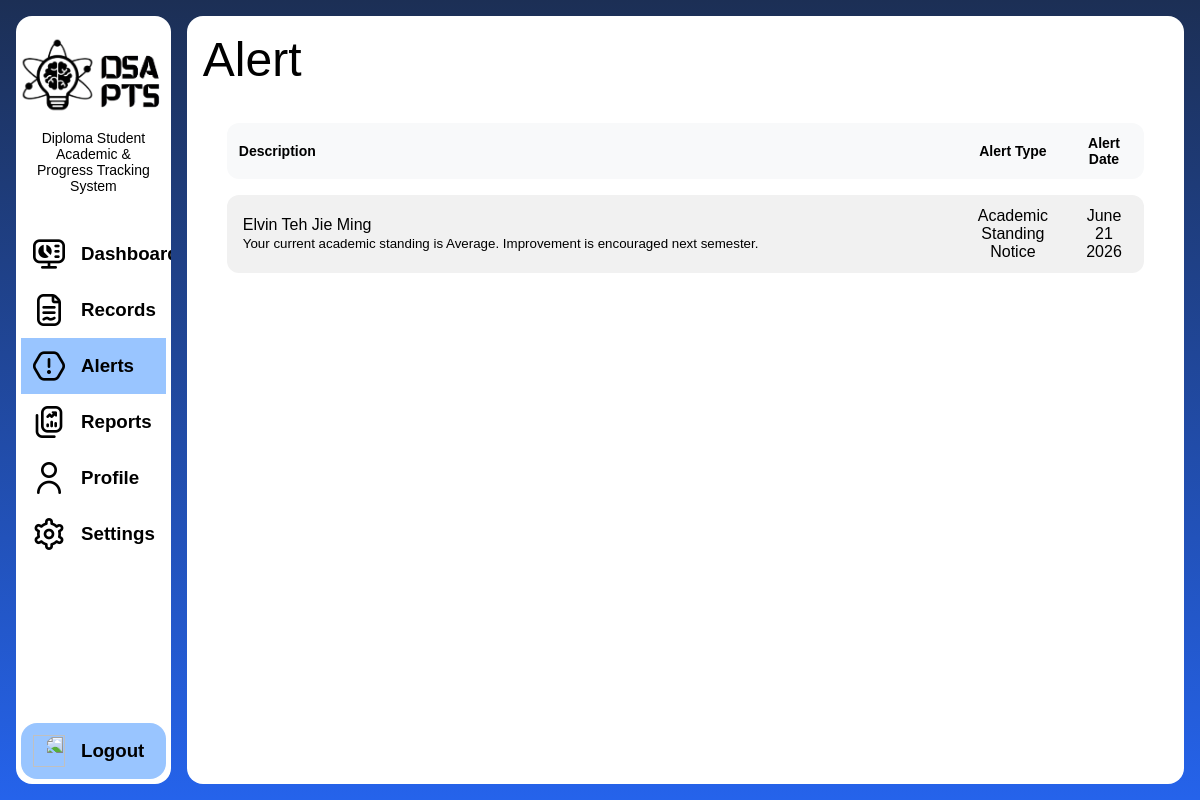
The page /student/student-alerts.php (signed in) on the database its author committed.
### tables this page shows
CREATE TABLE `alert` (
  `alert_id` int(11) NOT NULL,
  `message` text NOT NULL,
  `alert_type` varchar(50) DEFAULT NULL,
  `date_sent` date NOT NULL,
  `user_id` int(11) DEFAULT NULL
);

CREATE TABLE `user` (
  `user_id` int(11) NOT NULL,
  `login_id` varchar(10) NOT NULL,
  `name` varchar(100) NOT NULL,
  `email` varchar(100) NOT NULL,
  `password` varchar(255) NOT NULL,
  `profile_picture` varchar(255) DEFAULT NULL,
  `address` varchar(255) DEFAULT NULL,
  `phone_number` varchar(20) DEFAULT NULL
);

### models/functions.php (called while the page is built, shortened)
<?php
function getStudentByLoginId($conn, $login_id)
{
    $result = $conn->query("
        SELECT student.*, user.*
        FROM student
        INNER JOIN user ON student.user_id = user.user_id
        WHERE user.login_id = '$login_id'
        LIMIT 1
    ");
    return $result ? $result->fetch_assoc() : null;
}

### student/student-alerts.php (the view, shortened to what this page needs)
<!DOCTYPE html>
<html lang="en">
<head>
  <link rel="stylesheet" href="../style/layout.css">
  <link rel="stylesheet" href="../style/student.css">
  <link rel="stylesheet" href="../style/advisor.css">
  <link rel="stylesheet" href="../style/admin.css">
  <link rel="stylesheet" href="../style/styles.css">
</head>
<body class="page-body main-gradient-bg">
  <?php
  include("components/sidebar-student.php");
  include("../models/functions.php");
  $loginId = $_SESSION['uid'];
  $student = getStudentByLoginId($conn, $loginId);
  $userId = $student['user_id'];
  $result = $conn->query("
    SELECT alert.*
    FROM alert
    WHERE alert.user_id = '$userId'
    ORDER BY alert.date_sent DESC
  ");
  $alerts = [];
  if ($result) {
    while ($row = $result->fetch_assoc()) {
      $alerts[] = $row;
    }
  }
  ?>
  <main class="main-content main-rounded">
    <h1 class="content-title">Alert</h1>
    <main class="content">
      <table>
        <thead>
          <tr>
            <th class="name-col">Description</th>
            <th class="action">Alert Type</th>
            <th class="action">Alert Date</th>
          </tr>
        </thead>
        <tbody>
          <?php if (empty($alerts)): ?>
            <tr>
              <td colspan="3" style="text-align:center;">No alerts found.</td>
            </tr>
          <?php else: ?>
            <?php foreach ($alerts as $a): ?>
              <tr>
                <td class="name-col">
                  <?php echo htmlspecialchars($student['name']); ?>
                  <br><small><?php echo htmlspecialchars($a['message']); ?></small>
                </td>
                <td><?php echo htmlspecialchars($a['alert_type']); ?></td>
                <td><?php echo date("F d Y", strtotime($a['date_sent'])); ?></td>
              </tr>
            <?php endforeach; ?>
          <?php endif; ?>
        </tbody>
      </table>
    </main>
  </main>
</body>
</html>

### style/layout.css (style rules this page uses)
html, body { height: 100%; margin: 0; }
*, *::before, *::after { box-sizing: border-box; }
.page-body { display: flex; min-height: 100vh; margin: 0; overflow: hidden; }
.main-gradient-bg { background-image: linear-gradient(#1c2f55, #2563eb); }
.main-rounded { display: flex; flex-direction: column; align-items: center; background-color: #fff; margin: 16px; border-radius: 16px; min-height: 0; overflow: hidden; }
table { width: 100%; border-collapse: separate; border-spacing: 0px 16px; }
thead th { background-color: #f8f9fa; padding: 12px; text-align: center; font-size: 14px; font-weight: bold; }
thead th:first-child { border-top-left-radius: 12px; border-bottom-left-radius: 12px; }
thead th:last-child { border-top-right-radius: 12px; border-bottom-right-radius: 12px; }
tbody td { background: #f1f1f1; padding: 12px 16px; text-align: center; color: black; }
tbody td:first-child { border-top-left-radius: 12px; border-bottom-left-radius: 12px; }
tbody td:last-child { border-top-right-radius: 12px; border-bottom-right-radius: 12px; }
.main-content { flex: 1; align-items: start; padding: 16px; min-height: 0; overflow-y: auto; }
.content-title { font-size: 48px; font-weight: 500; margin: 0; }

### style/styles.css (style rules this page uses)
* { box-sizing: border-box; margin: 0; padding: 0; }
body { font-family: Arial, Helvetica, sans-serif; background: #fff; color: #000; }
.content { padding: 20px 24px; background: #fff; display: flex; width: 100%; flex-direction: column; }
th.name-col, td.name-col { text-align: left; }
td.action, th.action { text-align: center; width: 80px; }

### rows shown on the page
alert: user.name "Elvin Teh Jie Ming", message "Your current academic standing is Average. Improvement is encouraged next semester.", alert_type "Academic Standing Notice", date_sent "June 21 2026"
